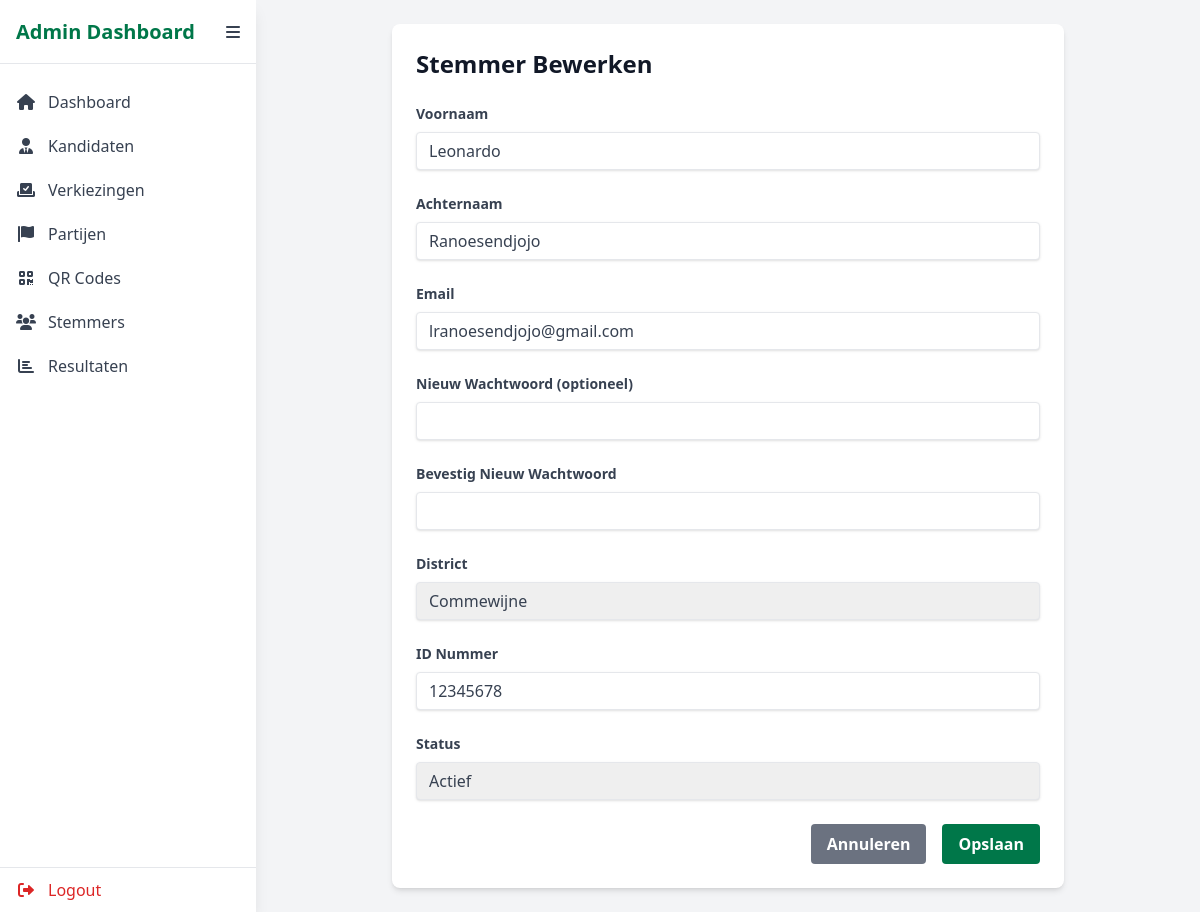
/src/views/edit_voter.php?id=1 (signed in), run on the app's committed database.
### tables this page shows
CREATE TABLE `users` (
  `UserID` bigint(20) NOT NULL,
  `Voornaam` varchar(255) NOT NULL,
  `Achternaam` varchar(255) NOT NULL,
  `Email` varchar(255) NOT NULL,
  `Password` varchar(255) NOT NULL,
  `DistrictID` int(11) NOT NULL,
  `Role` enum('admin','voter') NOT NULL DEFAULT 'voter',
  `IDNumber` varchar(255) NOT NULL,
  `Status` enum('active','inactive') DEFAULT 'active',
  `CreatedAt` timestamp NOT NULL DEFAULT current_timestamp(),
  `UpdatedAt` timestamp NOT NULL DEFAULT current_timestamp() ON UPDATE current_timestamp()
);

CREATE TABLE `districten` (
  `DistrictID` int(11) NOT NULL,
  `DistrictName` varchar(255) NOT NULL
);

### src/views/edit_voter.php (the view, shortened to what this page needs)
<?php
require_once '../include/db_connect.php';
$voter_id = isset($_GET['id']) ? intval($_GET['id']) : 0;
try {
    $stmt = $pdo->prepare("
        SELECT u.*, d.DistrictName
        FROM users u
        LEFT JOIN districten d ON u.DistrictID = d.DistrictID
        WHERE u.UserID = ? AND u.Role = 'voter'
    ");
    $stmt->execute([$voter_id]);
    $voter = $stmt->fetch(PDO::FETCH_ASSOC);
    $districts = $pdo->query("SELECT * FROM districten ORDER BY DistrictName")->fetchAll();
} catch (PDOException $e) {
    error_log("Database error: " . $e->getMessage());
    $_SESSION['error_message'] = "Er is een fout opgetreden bij het ophalen van de stemmergegevens.";
    header('Location: voters.php');
    exit;
}
?>
<!DOCTYPE html>
<html lang="nl">
<head>
    <script src="https://cdn.tailwindcss.com"></script>
    <link href="https://cdnjs.cloudflare.com/ajax/libs/font-awesome/6.0.0-beta3/css/all.min.css" rel="stylesheet">
</head>
<body class="bg-gray-100">
    <div class="flex h-screen">
        <?php require_once 'components/nav.php'; ?>
        <div class="flex-1 ml-64 p-6 overflow-y-auto">
            <div class="max-w-2xl mx-auto">
                <div class="bg-white rounded-lg shadow-md p-6">
                    <h2 class="text-2xl font-bold text-gray-900 mb-6">Stemmer Bewerken</h2>
                    <form method="POST" class="space-y-6">
                        <div>
                            <label class="block text-gray-700 text-sm font-bold mb-2" for="voornaam">
                                Voornaam
                            </label>
                            <input type="text" name="voornaam" id="voornaam" required
                                   value="<?= htmlspecialchars($voter['Voornaam']) ?>"
                                   class="shadow appearance-none border rounded w-full py-2 px-3 text-gray-700 leading-tight focus:outline-none focus:shadow-outline">
                        </div>
                        <div>
                            <label class="block text-gray-700 text-sm font-bold mb-2" for="achternaam">
                                Achternaam
                            </label>
                            <input type="text" name="achternaam" id="achternaam" required
                                   value="<?= htmlspecialchars($voter['Achternaam']) ?>"
                                   class="shadow appearance-none border rounded w-full py-2 px-3 text-gray-700 leading-tight focus:outline-none focus:shadow-outline">
                        </div>
                        <div>
                            <label class="block text-gray-700 text-sm font-bold mb-2" for="email">
                                Email
                            </label>
                            <input type="email" name="email" id="email" required
                                   value="<?= htmlspecialchars($voter['Email']) ?>"
                                   class="shadow appearance-none border rounded w-full py-2 px-3 text-gray-700 leading-tight focus:outline-none focus:shadow-outline">
                        </div>
                        <div>
                            <label class="block text-gray-700 text-sm font-bold mb-2" for="password">
                                Nieuw Wachtwoord (optioneel)
                            </label>
                            <input type="password" name="password" id="password"
                                   class="shadow appearance-none border rounded w-full py-2 px-3 text-gray-700 leading-tight focus:outline-none focus:shadow-outline">
                        </div>
                        <div>
                            <label class="block text-gray-700 text-sm font-bold mb-2" for="confirm_password">
                                Bevestig Nieuw Wachtwoord
                            </label>
                            <input type="password" name="confirm_password" id="confirm_password"
                                   class="shadow appearance-none border rounded w-full py-2 px-3 text-gray-700 leading-tight focus:outline-none focus:shadow-outline">
                        </div>
                        <div>
                            <label class="block text-gray-700 text-sm font-bold mb-2" for="district_id">
                                District
                            </label>
                            <select name="district_id" id="district_id" required
                                    class="shadow appearance-none border rounded w-full py-2 px-3 text-gray-700 leading-tight focus:outline-none focus:shadow-outline">
                                <?php foreach ($districts as $district): ?>
                                    <option value="<?= $district['DistrictID'] ?>"
                                            <?= $district['DistrictID'] == $voter['DistrictID'] ? 'selected' : '' ?>>
                                        <?= htmlspecialchars($district['DistrictName']) ?>
                                    </option>
                                <?php endforeach; ?>
                            </select>
                        </div>
                        <div>
                            <label class="block text-gray-700 text-sm font-bold mb-2" for="id_number">
                                ID Nummer
                            </label>
                            <input type="text" name="id_number" id="id_number" required
                                   value="<?= htmlspecialchars($voter['IDNumber']) ?>"
                                   class="shadow appearance-none border rounded w-full py-2 px-3 text-gray-700 leading-tight focus:outline-none focus:shadow-outline">
                        </div>
                        <div>
                            <label class="block text-gray-700 text-sm font-bold mb-2" for="status">
                                Status
                            </label>
                            <select name="status" id="status" required
                                    class="shadow appearance-none border rounded w-full py-2 px-3 text-gray-700 leading-tight focus:outline-none focus:shadow-outline">
                                <option value="active" <?= $voter['Status'] === 'active' ? 'selected' : '' ?>>Actief</option>
                            </select>
                        </div>
                        <div class="flex items-center justify-end space-x-4">
                            <a href="voters.php"
                               class="bg-gray-500 hover:bg-gray-600 text-white font-bold py-2 px-4 rounded transition-all duration-300 transform hover:scale-105">
                                Annuleren
                            </a>
                            <button type="submit"
                                    class="bg-suriname-green hover:bg-suriname-dark-green text-white font-bold py-2 px-4 rounded transition-all duration-300 transform hover:scale-105">
                                Opslaan
                            </button>
                        </div>
                    </form>
                </div>
            </div>
        </div>
    </div>
</body>
</html>

### data on the page
users: voornaam "Leonardo", achternaam "Ranoesendjojo", email "lranoesendjojo@gmail.com", district_id "Commewijne", id_number "12345678", status "Actief"

### other printed values
$item['label'] "Dashboard"
$item['label'] "Kandidaten"
$item['label'] "Verkiezingen"
$item['label'] "Partijen"
$item['label'] "QR Codes"
$item['label'] "Stemmers"
$item['label'] "Resultaten"
